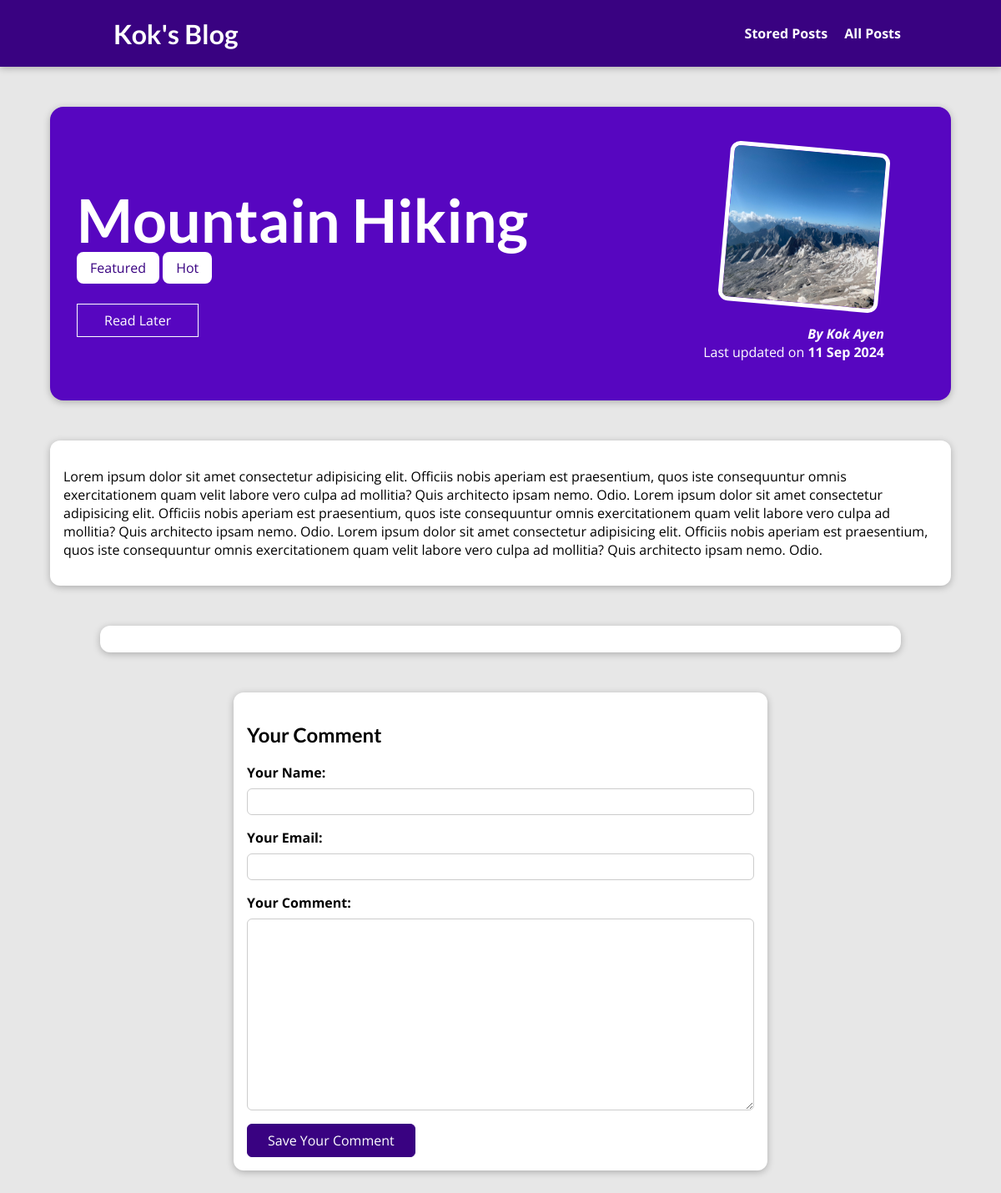
/post/hike-in-the-mountains/, run on the app's committed database.
### blog/models.py (models this page shows, shortened)
class Post(models.Model):
  title = models.CharField(max_length=150)
  excerpt = models.CharField(max_length=200)
  image = models.ImageField(upload_to='posts', null=True)
  date = models.DateField(auto_now=True)
  content = models.TextField(validators=[MinLengthValidator(10)])
  slug = models.SlugField(unique=True, null=True)
  author = models.ForeignKey(Author, on_delete=models.SET_NULL, null=True, related_name='posts')
  tag = models.ManyToManyField(Tag)
  class Meta:
    verbose_name = 'post'
    verbose_name_plural = 'posts'

class Tag(models.Model):
  cation = models.CharField(max_length=255)
  def __str__(self):
    return f'{self.cation}'

class Author(models.Model):
  first_name = models.CharField(max_length=255)
  last_name = models.CharField(max_length=255)
  email_address = models.EmailField(null=True)
  class Meta:
    verbose_name = 'author'
    verbose_name_plural = 'authors'
  def full_name(self):
    return f'{self.first_name} {self.last_name}'
  def __str__(self):
    return self.full_name()

### blog/views.py (the view, shortened to what this page needs)
# urls.py: path('post/<slug:slug>/', views.SinglePostView.as_view(), name='post-detail-page'),
class SinglePostView(View):
    def is_stored_post(self, request, post_id):
        stored_posts = request.session.get('stored_posts')
        if stored_posts:
            is_saved_for_later = post_id in stored_posts
        else:
            is_saved_for_later = False
        return is_saved_for_later
    def get(self, request, slug):
        post = Post.objects.get(slug=slug)
        context = {
            'post': post,
            'post_tags': post.tag.all(),
            'comment_form': CommentForm(),
            'comments': post.comments.all().order_by('-id'),
            'saved_for_later': self.is_stored_post(request, post.id)
        }
        return render(request, 'blog/post-detail.html', context)

### blog/forms.py
class CommentForm(forms.ModelForm):
  class Meta:
    model = Comment
    exclude = ['post']
    labels = {
      'user_name': "Your Name",
      'user_email': "Your Email",
      'text': "Your Comment"
    }

### blog/templates/blog/post-detail.html (shortened to what this page needs)
{% extends "base.html" %}
{% load static %}
{% block css_files %}
  <link rel="stylesheet" href="{% static 'blog/post-detail.css' %}">
{% endblock %}
{% block content %}
  <section id="summary">
    <h2>{{ post.title }}</h2>
    <div>
      {% for tag  in post_tags %}
        <span class='tag'  >{{ tag }}</span>
      {% endfor %}
    </div>
    <div id='read-later'>
      <form action="{% url 'read-later' %}" method='POST'>
        <button>
          {% if saved_for_later %}
            Remove from List
          {% else %}
            Read Later
          {% endif %}
        </button>
      </form>
    </div>
    <article>
      <img src="{{ post.image.url }}" alt="{{ post.tile }}">
      <address>By <a href="mailto:{{post.author.email_address }}"> {{ post.author }}</a></address>
      <div>
        Last updated on <time datetime="">{{ post.date|date:"d M Y" }}</time>
      </div>
    </article>
  </section>
  <main>
    <p>
      {{ post.content }}
    </p>
  </main>
  <section id='comments'>
  </section>
  <section id='comment-form'>
    <h2>Your Comment</h2>
    <form action="{% url "post-detail-page" post.slug %}" method='POST'>
      {% for form_field in comment_form %}
        <div class="form-control {% if form_field.errors %}invalid{% endif %}">
          {{ form_field.label_tag }}
          {{ form_field }}
        </div>
      {% endfor %}
      <button>Save Your Comment</button>
    </form>
  </section>
{% endblock %}

### static/app.css (style rules this page uses)
* { box-sizing: border-box; }
html { font-family: 'Open Sans', 'Lato', sans-serif; }
body { margin: 0; }
h1, h2, h3 { font-family: 'Lato', sans-serif; font-weight: bold; }

### blog/static/blog/post-detail.css (style rules this page uses)
body { background-color: #e7e7e7; }
#summary { margin: 8rem auto 3rem auto; padding: 2rem; width: 90%; max-width: 90rem; border-radius: 16px; background-color: #5706c0; position: relative; box-shadow: 0 2px 8px rgba(0, 0, 0, 0.25); height: 22rem; }
#summary h2 { color: white; font-size: 4.5rem; margin-bottom: 0.25rem; }
#summary article { position: absolute; top: 2rem; right: 3rem; padding: 1rem 2rem; border-radius: 12px; text-align: right; color: white; }
#summary article img { width: 12rem; height: 12rem; border-radius: 12px; transform: rotateZ(5deg); border: 5px solid white; margin-bottom: 1rem; }
#summary address { font-weight: bold; }
#summary a { color: white; text-decoration: none; }
#summary time { font-weight: bold; }
#read-later { margin: 2rem 0; }
#read-later button { background-color: transparent; border: 1px solid white; padding: 0.5rem 2rem; font: inherit; color: white; cursor: pointer; }
main { width: 90%; max-width: 90rem; margin: 3rem auto; background-color: white; padding: 1rem; border-radius: 12px; box-shadow: 0 2px 8px rgba(0, 0, 0, 0.25); }
.tag { background-color: white; color: #390281; padding: 0.5rem 1rem; border-radius: 8px; }
#comment-form { margin: 3rem auto; width: 90%; max-width: 40rem; border-radius: 12px; background-color: white; box-shadow: 0 2px 8px rgba(0, 0, 0, 0.25); padding: 1rem; }
#comment-form button { font: inherit; background-color: #390281; color: white; border: 1px solid #390281; padding: 0.5rem 1.5rem; border-radius: 6px; cursor: pointer; }
.form-control { margin-bottom: 1rem; }
.form-control label { font-weight: bold; margin-bottom: 0.5rem; display: block; }
.form-control input, .form-control textarea { display: block; width: 100%; font: inherit; padding: 0.25rem; border-radius: 6px; border: 1px solid #ccc; }
#comments { margin: 3rem auto; width: 90%; max-width: 60rem; border-radius: 12px; background-color: white; box-shadow: 0 2px 8px rgba(0, 0, 0, 0.25); padding: 1rem 2rem; }

### data on the page
Post: title "Mountain Hiking", image (picture), author "Kok Ayen", date "11 Sep 2024", content "Lorem ipsum dolor sit amet consectetur adipisicing elit. Officiis nobis aperiam est praesentium, quos iste consequuntur omnis exercitationem quam velit labore vero culpa ad mollitia? Quis architecto ipsam nemo. Odio. Lorem ipsum dolor sit amet consectetur adipisicing elit. Officiis nobis aperiam est praesentium, quos iste consequuntur omnis exercitationem quam velit labore vero culpa ad mollitia? Quis architecto ipsam nemo. Odio. Lorem ipsum dolor sit amet consectetur adipisicing elit. Officiis nobis aperiam est praesentium, quos iste consequuntur omnis exercitationem quam velit labore vero culpa ad mollitia? Quis architecto ipsam nemo. Odio."
Tag: cation "Featured"
Tag: cation "Hot"
